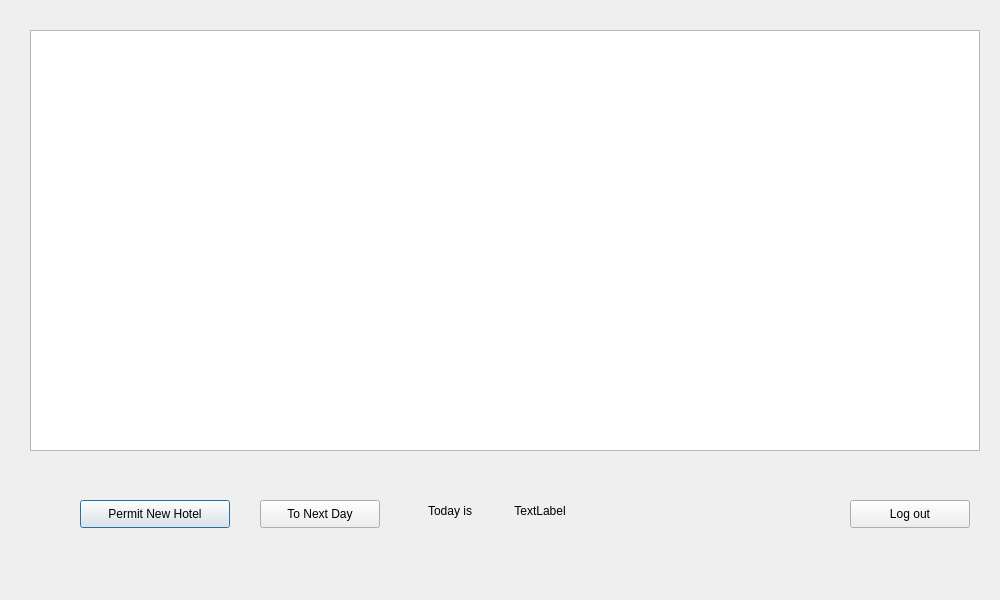
<?xml version="1.0" encoding="UTF-8"?>
<ui version="4.0">
 <class>PfmHomPage</class>
 <widget class="QDialog" name="PfmHomPage">
  <property name="geometry">
   <rect>
    <x>0</x>
    <y>0</y>
    <width>1000</width>
    <height>600</height>
   </rect>
  </property>
  <property name="windowTitle">
   <string>Dialog</string>
  </property>
  <widget class="QTableView" name="tableView">
   <property name="geometry">
    <rect>
     <x>30</x>
     <y>30</y>
     <width>950</width>
     <height>421</height>
    </rect>
   </property>
  </widget>
  <widget class="QPushButton" name="PermitNewBtn">
   <property name="geometry">
    <rect>
     <x>80</x>
     <y>500</y>
     <width>150</width>
     <height>28</height>
    </rect>
   </property>
   <property name="text">
    <string>Permit New Hotel</string>
   </property>
  </widget>
  <widget class="QPushButton" name="ToNextBtn">
   <property name="geometry">
    <rect>
     <x>260</x>
     <y>500</y>
     <width>120</width>
     <height>28</height>
    </rect>
   </property>
   <property name="text">
    <string>To Next Day</string>
   </property>
  </widget>
  <widget class="QPushButton" name="LogoutBtn">
   <property name="geometry">
    <rect>
     <x>850</x>
     <y>500</y>
     <width>120</width>
     <height>28</height>
    </rect>
   </property>
   <property name="text">
    <string>Log out</string>
   </property>
  </widget>
  <widget class="QLabel" name="d_TodayLabel">
   <property name="geometry">
    <rect>
     <x>490</x>
     <y>500</y>
     <width>100</width>
     <height>21</height>
    </rect>
   </property>
   <property name="text">
    <string>TextLabel</string>
   </property>
   <property name="alignment">
    <set>Qt::AlignCenter</set>
   </property>
  </widget>
  <widget class="QLabel" name="TodayLabel">
   <property name="geometry">
    <rect>
     <x>400</x>
     <y>500</y>
     <width>100</width>
     <height>21</height>
    </rect>
   </property>
   <property name="text">
    <string>Today is</string>
   </property>
   <property name="alignment">
    <set>Qt::AlignCenter</set>
   </property>
  </widget>
 </widget>
 <resources/>
 <connections/>
</ui>
